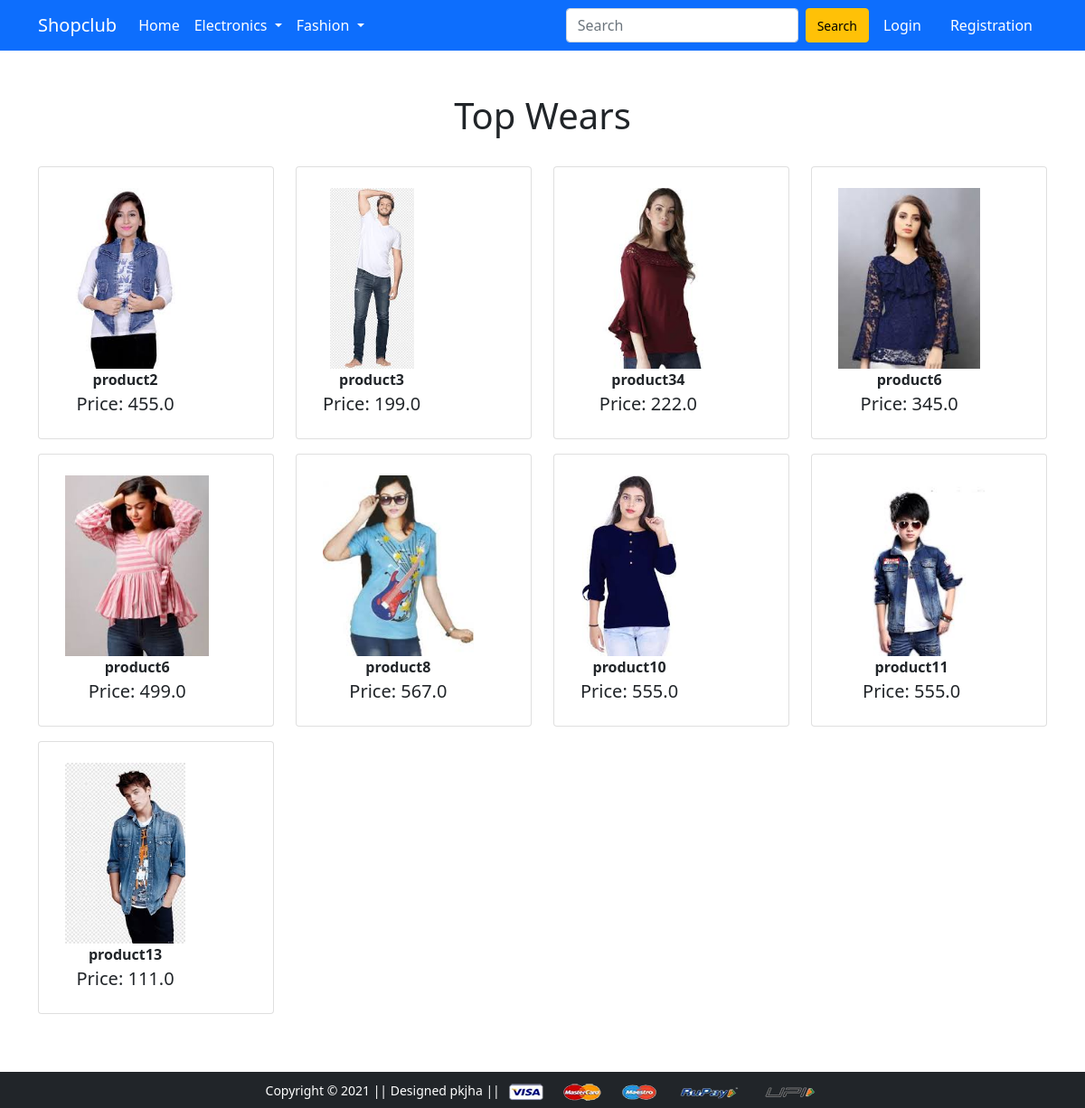
Screenshot of /topwear/ with the database file from the repository.
### app/models.py (models this page shows, shortened)
class Product(models.Model):
    title=models.CharField(max_length=200)
    selling_price=models.FloatField()
    discounted_price=models.FloatField()
    description=models.TextField()
    brand=models.CharField(max_length=100)
    category=models.CharField( choices=CATEGORY_CHOICES, max_length=5)
    product_image=models.ImageField(upload_to='producting')

### app/views.py (the view)
# urls.py: path('topwear/', views.topwear, name='topwear'),
def topwear(request , data=None):
    if data == None:
        topwears=Product.objects.filter(category='TW')
        return render(request, 'app/topwear.html',{'topwears':topwears})
    else:
        return render(request, 'app/topwear.html',{'mob':"No  Smartphone Available" })

### app/templates/app/topwear.html (shortened to what this page needs)
{% extends 'app/base.html' %}
 {% load static %}
{% block main-content %}
<div class="container my-5">
 <strong><h1 class="text-center  "><span class=''>Top Wears</span></h1></strong>
<br>
 <div class="row">
  {% for bw in topwears %}
  <div class="col-sm-3">
   <div class="card mb-3">
     <div class="card-body">
     <a href="{% url 'product-detail' bw.id %}" class="btn">
            <div class="item">
              <img
                src="{{bw.product_image.url}}"
                alt="image"
                class=""
                height="200px"
              ><br>
              <span class="fw-bold "> {{bw.title}}</span>
              <br /><span class="fs-5 ">Price: {{bw.discounted_price}}</span>
            </div>
            </a>
     </div>
   </div>
  </div>
   {% endfor %}
  </div>
  </div>
{% endblock main-content %}

### rows the page displays
Product: product_image (picture), title "product2", discounted_price "455.0"
Product: product_image (picture), title "product3", discounted_price "199.0"
Product: product_image (picture), title "product34", discounted_price "222.0"
Product: product_image (picture), title "product6", discounted_price "345.0"
Product: product_image (picture), title "product6", discounted_price "499.0"
Product: product_image (picture), title "product8", discounted_price "567.0"
Product: product_image (picture), title "product10", discounted_price "555.0"
Product: product_image (picture), title "product11", discounted_price "555.0"
Product: product_image (picture), title "product13", discounted_price "111.0"
